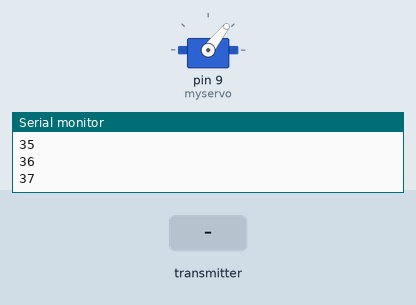
This sketch was run on a simulated Arduino Uno, built with avr-gcc and run on an emulated ATmega328P. Shown: servo, the last lines printed to the serial monitor. The test bench sets the inputs (shaded band). No radio packets arrive unless stated.

Above: at 0.15 s.
At 1.25 s:
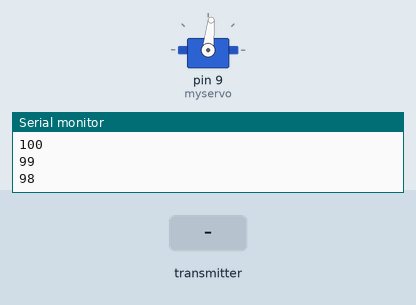
1.3 s: the transmitter starts sending msg.0 = 0
At 1.49 s:
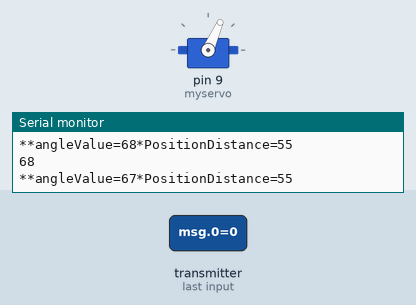
Timing chart, 0 to 13.2 s (numbered marks = the images above; inputs shaded):
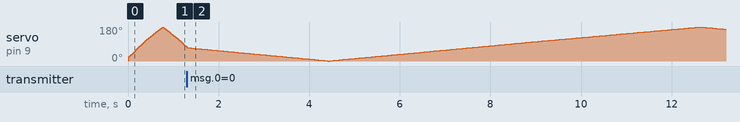

The sketch:

nrfr2.ino
```cpp
#include<Servo.h>
#include <SPI.h>
#include "RF24.h"

//#define RPD 0x09;
//SCK -> 13//MISO -> 12//MOSI -> 11//CSN -> 7//CE -> 8

RF24 radio(8,7);
Servo myservo;
const uint64_t pipe = 0xE8E8F0F0E1LL;
int msg[1],i=1,j=0,approx_radius=25,distanceFromBuoy=30;
bool l;
int no_of_readings=0;
int positionDistance=0;
int angleValue;
int k=1;
rf24_pa_dbm_e power,level;

void setup()

{
myservo.attach(9);
Serial.begin(9600);

radio.begin();

radio.openReadingPipe(1,pipe);

radio.startListening();

}

void loop()

{
    Serial.println(i);
    int repeatloop=0;
    myservo.write(i);
    i=i+k;
    if(i==180||i==0)
    {
      k=-k;
      //repeatloop++;
    }

    if (radio.available())
    {
      no_of_readings++;
      angleValue=i;
      bool done = false;
      while (!done & j>1000)
      {
        j++;
        done = radio.read(msg, 1);
        //power= radio.getPALevel();
        l=radio.testRPD();
        Serial.print(msg[0]);
        Serial.print("**");
        Serial.print(l);
      }
      Serial.println("");
      Serial.print("**angleValue=");
      Serial.print(angleValue);
      Serial.print("*PositionDistance=");
      positionDistance= approx_radius+distanceFromBuoy;
      Serial.println(positionDistance);
    }

}


/*    //i=i+k;
    //d=d+l;
    //i++;
if(i==50)
{

  //Serial.print(total);
  //Serial.println(d);
  if(d>=40)
  {
    total=total+1;
  }
  if(j==3)
  {
    j=0;
    if(total>=2)
    {
      //Serial.println(" ");
      Serial.println("1");
      //Serial.println("*  ");
    }
    else
    {
      //Serial.println(" ");
      Serial.println("0");
      //Serial.println("*  ");
    }
    total=0;
  }

  i=0;
  d=0;
  j++;
}
else
{
  //Serial.println("0");
}

}

}
*/
```
